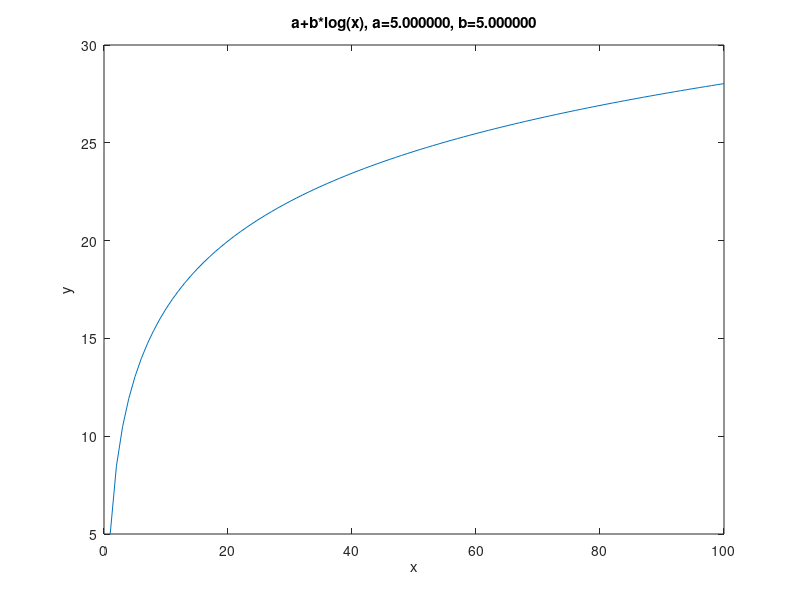
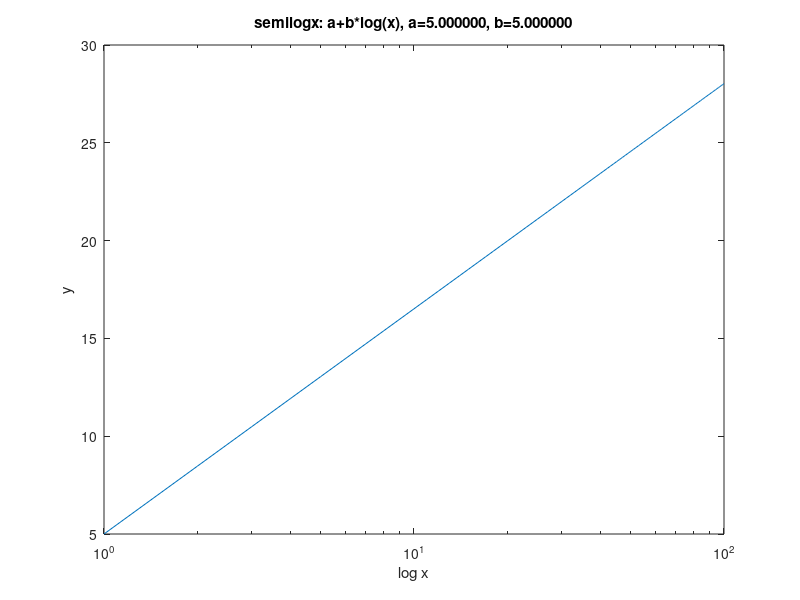
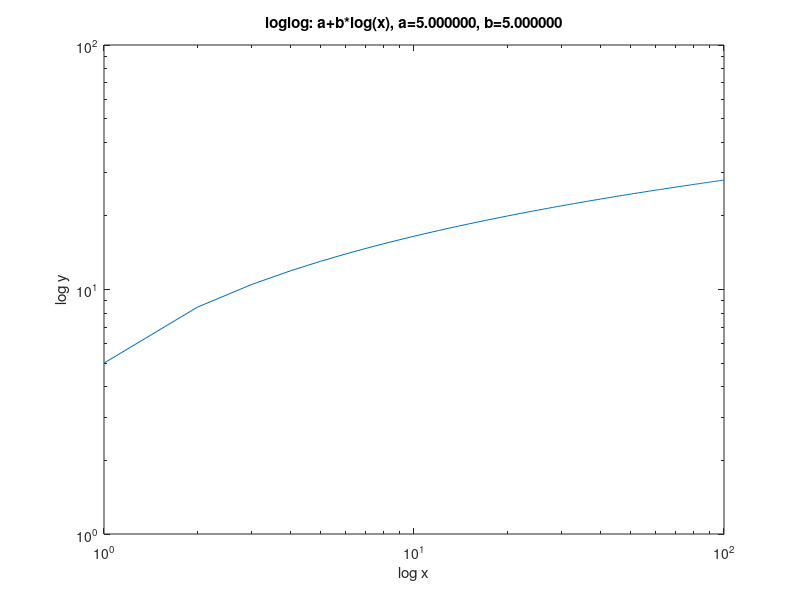

MATLAB code to generate these figures, in order: (Note: this script raises an error after producing the figures.)
% 2/27/2020 dayle play with natural log curve fitting
% start with some curves
x=1:100;
for a=5
    for b=5
        y1=a+b*log(x);
        figure
        plot(x,y1);
        myTitle = sprintf('a+b*log(x), a=%f, b=%f', a,b);
        title(myTitle);
        xlabel('x');
        ylabel('y');
        
        figure
        semilogx(x,y1); % straight
        myTitle = sprintf('semilogx: a+b*log(x), a=%f, b=%f', a,b); 
        title(myTitle);
        xlabel('log x');
        ylabel('y');
        
        figure
        loglog(x,y1);
        myTitle = sprintf('loglog: a+b*log(x), a=%f, b=%f', a,b);
        title(myTitle);
        xlabel('log x');
        ylabel('log y');
        
%         y2=1-a*exp(-1.*x/b); % SHAPE FOR 1702 PEAK TIME SERIES
%         figure
%         plot(x,y2);
%         myTitle = sprintf('y=1-a*exp(-x/b), a=%f, b=%f', a,b);
%         title(myTitle);
%         xlabel('x');
%         ylabel('y');
    end
end

% now play with y1 and y2 and try to fit them to a model
%result1 = curveFitting(x, 0, y1, 1, [0.01 0.01]);
%result2 = curveFitting(x, 0, y2, 2, [0.01 0.01]);

% see which starting points work to find the correct coeffs a and b
result3 = curveFitting(x, 0, y1, 1, [1 5]); % no
pause(1);
% result3 = curveFitting(x, 0, y1, 1, [0.05 0.05]); % no
% pause(1);
% result3 = curveFitting(x, 0, y1, 1, [0.07 0.07]); % yes
% pause(1);
% result3 = curveFitting(x, 0, y1, 1, [0.1 0.1]); % yes
% pause(1);
% result3 = curveFitting(x, 0, y1, 1, [1.0 0.01]); % no
% pause(1);
% result3 = curveFitting(x, 0, y1, 1, [1.0 1.0]); % yes
% pause(1);
% % give it first point of dataset
% result3 = curveFitting(x, 0, y1, 1, [1.0 4.0937]); % yes
% pause(1);

%result4 = curveFitting(x, 0, y2, 1, [0.01 0.01]);
%pause(1);

function j = curveFitting(t, offset, y, model, startPoint)

    xCurve = (t-offset)';
    yCurve = y';
    myfittype=fittype('a +b*log(x)',...
    'dependent', {'y'}, 'independent',{'x'},...
    'coefficients', {'a','b'});
    f0=fit(xCurve,yCurve,myfittype,'StartPoint',startPoint);

%     xCurve = (t-offset)';
%     yCurve = y';
%     % xCurve and yCurve are both nx1 row-column form 
%     % StartPoint wants 2 points for this type of fit
%     f0 = fit(xCurve,yCurve,g,'StartPoint',startPoint);
% 
    % set the range to draw the exponential curve
    numRows = size(xCurve,1);
    startXX = xCurve(1);
    finishXX = xCurve(numRows);
    xx = linspace(startXX, finishXX, numRows);
    figure
    semilogx(xCurve,yCurve,'o',xx,f0(xx));
    myTitle = sprintf('use start point [%f %f]', startPoint);
    title(myTitle);
    fprintf('curve fitting results for model y=a+b*log(x):  a=%f, b=%f\n', f0.a, f0.b);
    j = f0;
end